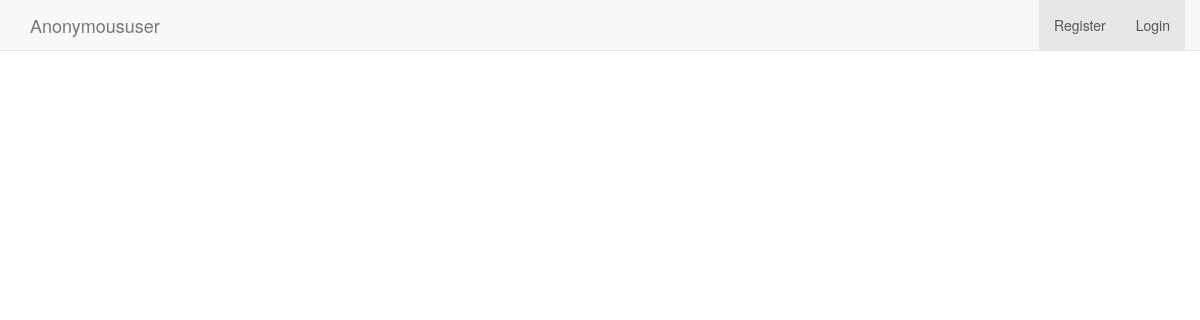
Before: /ironman/synthesis/ with the older database file.
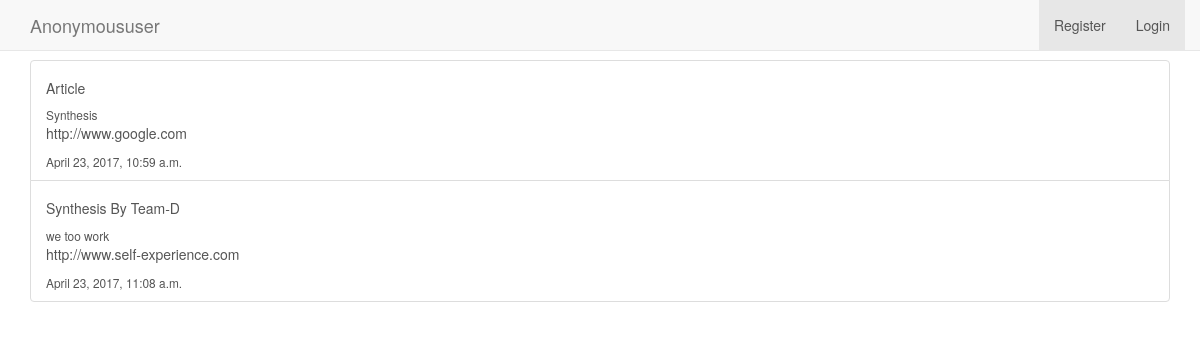
After: the same page with the newer database file.
### ironman/models.py (models this page shows, shortened)
class synthesis(models.Model):
    heading = models.CharField(max_length=30)
    content = models.TextField(max_length=1000)
    source = models.URLField()
    by = models.CharField(max_length= 15)
    team = models.ForeignKey(User)
    time = models.DateTimeField(default=datetime.now)

### ironman/views.py (the view)
class SynthesisList(ListView):
    model = synthesis
    template_name = "listview.html"
    context_object_name = 'synthesisList'
    synthesisform = SynthesisForm()

### ironman/templates/listview.html (shortened to what this page needs)
{% extends 'base.html' %}
{% load bootstrap3 %}
{% block body %}
<div class="list-group">
  {% for object in synthesisList %}
      <a href="{{ object.pk }}" class="list-group-item list-group-item-action flex-column align-items-start">
        <div class="d-flex w-100 justify-content-between">
          <h5 class="mb-1">{{ object.heading|title }}</h5>
          <small>{{ object.content }}</small>
        </div>
        <p class="mb-1">{{ object.source }}</p>
        <small> {{ object.time }}</small>
      </a>
  {% endfor %}
</div>
{% endblock %}

### accounts/templates/base.html (shortened to what this page needs)
<html lang="en">
<head>
{% load bootstrap3 %}
    <link rel="stylesheet"
          href="https://maxcdn.bootstrapcdn.com/bootstrap/3.3.7/css/bootstrap.min.css"
>
    <nav class="navbar navbar-default navbar-fixed-top">
      <div class="container">
        <div class="navbar-header">
          <a class="navbar-brand" href="#">{{ user|title }}</a>
        </div>
        <div id="navbar" class="navbar-collapse collapse">
            {% if user.is_authenticated %}
              <ul class="nav navbar-nav">
                <li ><a href="/account/">Home</a></li>
                  {% if  user.groups.all.0.name == 'ironmen' %}
                <li><a href="/account/edit_userprofile/">Edit Profile</a></li>
                <li><a href="/ironman/contact/">Contact</a></li>
                <li class="dropdown">
                  <a href="#" class="dropdown-toggle" data-toggle="dropdown" role="button" aria-haspopup="true" aria-expanded="false">Dropdown <span class="caret"></span></a>
                  <ul class="dropdown-menu">
                    <li><a href="#">Action</a></li>
                    <li><a href="#">Another action</a></li>
                    <li><a href="#">Something else here</a></li>
                    <li role="separator" class="divider"></li>
                    <li class="dropdown-header">Nav header</li>
                    <li><a href="#">Separated link</a></li>
                    <li><a href="#">One more separated link</a></li>
                  </ul>
                </li>
                      {% endif %}
                <li><a href="/ironman/synthesis/">Article Synthesis</a></li>
              </ul>
              <ul class="nav navbar-nav navbar-right">
                  <li class="active"><a href="/account/logout/">Logout<span class="sr-only">(current)</span></a></li>
              </ul>
            {% else %}
              <ul class="nav navbar-nav navbar-right">
                  <li class="active"><a href="/account/register/">Register<span class="sr-only">(current)</span></a></li>
                  <li class="active"><a href="/account/login/">Login<span class="sr-only">(current)</span></a></li>
              </ul>
            {% endif %}
        </div>
      </div>
    </nav>
    {% block head %}
        base head
     {% endblock %}
</head>
  <body>
  <br><br><br>
    <div class="container">
          {% block body %}{% endblock %}
    </div>
  </body>
</html>

Changed rows visible on the page:
added synthesis: heading "Article", content "Synthesis", source "http://www.google.com", time "April 23, 2017, 10:59 a.m."
added synthesis: heading "Synthesis By Team-D", content "we too work", source "http://www.self-experience.com", time "April 23, 2017, 11:08 a.m."
